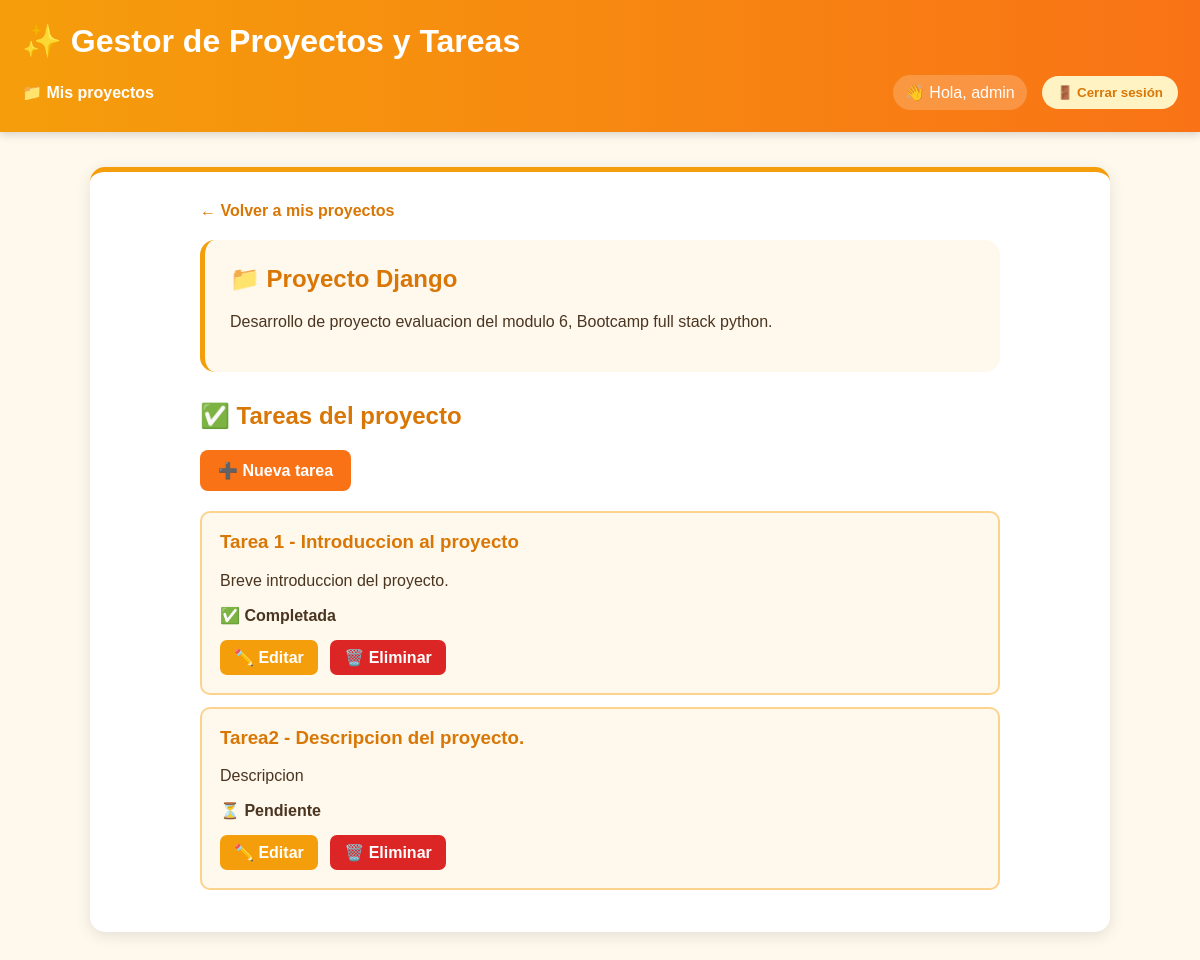
Page /proyectos/6/ (signed in) on the committed database.
### tareas/models.py (models this page shows, shortened)
class Proyecto(models.Model):
    nombre = models.CharField(max_length=100)
    descripcion = models.TextField(blank=True)
    usuario = models.ForeignKey(
        User,
        on_delete=models.CASCADE,
        related_name='proyectos'
    )
    fecha_creacion = models.DateTimeField(auto_now_add=True)

class Tarea(models.Model):
    proyecto = models.ForeignKey(
        Proyecto,
        on_delete=models.CASCADE,
        related_name='tareas'
    )
    titulo = models.CharField(max_length=100)
    descripcion = models.TextField(blank=True)
    completada = models.BooleanField(default=False)
    fecha_creacion = models.DateTimeField(auto_now_add=True)

### tareas/views.py (the view)
# urls.py: path('proyectos/<int:proyecto_id>/', views.detalle_proyecto, name='detalle_proyecto'),
@login_required
def detalle_proyecto(request, proyecto_id):
    proyecto = get_object_or_404(
        Proyecto,
        id=proyecto_id,
        usuario=request.user
    )
    tareas = Tarea.objects.filter(
        proyecto=proyecto
    )
    return render(
        request,
        'tareas/detalle_proyecto.html',
        {
            'proyecto': proyecto,
            'tareas': tareas
        }
    )

### tareas/templates/tareas/detalle_proyecto.html (shortened to what this page needs)
{% extends 'tareas/base.html' %}
{% block content %}
<div style="max-width: 800px; margin: auto;">
    <a href="{% url 'lista_proyectos' %}"
       style="
           color: #d97706;
           font-weight: bold;
           text-decoration: none;
       ">
        ← Volver a mis proyectos
    </a>
    <div style="
        background-color: #fff8ed;
        padding: 25px;
        border-radius: 15px;
        border-left: 5px solid #f59e0b;
        margin-top: 20px;
    ">
        <h2 style="margin-top: 0;">
            📁 {{ proyecto.nombre }}
        </h2>
        {% if proyecto.descripcion %}
            <p>{{ proyecto.descripcion }}</p>
        {% else %}
            <p>Este proyecto no tiene descripción.</p>
        {% endif %}
    </div>
    <div style="margin-top: 30px;">
        <h2>✅ Tareas del proyecto</h2>
        <a href="{% url 'crear_tarea' proyecto.id %}"
   class="boton"
   style="margin-bottom: 20px;">
    ➕ Nueva tarea
</a>
        {% if tareas %}
            {% for tarea in tareas %}
                <div style="
                    background-color: #fff8ed;
                    border: 2px solid #fcd38d;
                    padding: 18px;
                    margin-bottom: 12px;
                    border-radius: 10px;
                ">
                    <h3 style="margin-top: 0; color: #d97706;">
                        {{ tarea.titulo }}
                    </h3>
                    {% if tarea.descripcion %}
                        <p>{{ tarea.descripcion }}</p>
                    {% endif %}
                    {% if tarea.completada %}
                        <strong>✅ Completada</strong>
                    {% else %}
                        <strong>⏳ Pendiente</strong>
                    {% endif %}
    <div style="margin-top: 15px;">
    <a href="{% url 'editar_tarea' tarea.id %}"
       style="
           display: inline-block;
           background-color: #f59e0b;
           color: white;
           padding: 8px 14px;
           border-radius: 7px;
           text-decoration: none;
           font-weight: bold;
       ">
        ✏️ Editar
    </a>
    <a href="{% url 'eliminar_tarea' tarea.id %}"
       style="
           display: inline-block;
           background-color: #dc2626;
           color: white;
           padding: 8px 14px;
           margin-left: 8px;
           border-radius: 7px;
           text-decoration: none;
           font-weight: bold;
       ">
        🗑️ Eliminar
    </a>
</div>
                </div>
            {% endfor %}
        {% endif %}
    </div>
</div>
{% endblock %}

### tareas/templates/tareas/base.html (shortened to what this page needs)
<!DOCTYPE html>
<html lang="es">
<head>
</head>
<body>
<header>
    <h1>✨ Gestor de Proyectos y Tareas</h1>
    <nav>
        <a href="{% url 'lista_proyectos' %}">
            📁 Mis proyectos
        </a>
  {% if user.is_authenticated %}
    <span class="usuario">
        👋 Hola, {{ user.username }}
    </span>
    <form method="POST"
          action="{% url 'logout' %}"
          style="margin: 0;">
        <button type="submit"
                style="
                    background-color: #fff3c4;
                    color: #d97706;
                    border: none;
                    padding: 9px 15px;
                    border-radius: 20px;
                    cursor: pointer;
                    font-weight: bold;
                ">
            🚪 Cerrar sesión
        </button>
    </form>
{% endif %}
    </nav>
</header>
<main>
    {% block content %}
    {% endblock %}
</main>
</body>
</html>

### tareas/templates/tareas/base.html (style rules this page uses)
body { font-family: Arial, sans-serif; margin: 0; background-color: #fff8ed; color: #4a3520; }
header { background: linear-gradient(90deg, #f59e0b, #f97316); color: white; padding: 22px; box-shadow: 0 3px 8px rgba(0, 0, 0, 0.15); }
header h1 { margin: 0 0 15px 0; }
nav { display: flex; align-items: center; gap: 15px; }
nav a { color: white; text-decoration: none; font-weight: bold; }
main { width: 80%; max-width: 1000px; margin: 35px auto; background-color: white; padding: 30px; border-radius: 15px; box-shadow: 0 4px 15px rgba(0, 0, 0, 0.10); border-top: 5px solid #f59e0b; }
h2 { color: #d97706; }
.boton { display: inline-block; background-color: #f97316; color: white; padding: 11px 18px; text-decoration: none; border-radius: 8px; border: none; cursor: pointer; font-weight: bold; }
.usuario { margin-left: auto; background-color: rgba(255, 255, 255, 0.20); padding: 8px 12px; border-radius: 20px; }

### rows in the picture
Proyecto: nombre "Proyecto Django", descripcion "Desarrollo de proyecto evaluacion del modulo 6, Bootcamp full stack python."
Tarea: titulo "Tarea 1 - Introduccion al proyecto", descripcion "Breve introduccion del proyecto.", completada "✅ Completada"
Tarea: titulo "Tarea2 - Descripcion del proyecto.", descripcion "Descripcion", completada "⏳ Pendiente"

### other values in the picture
{{ user.username }} "admin"
